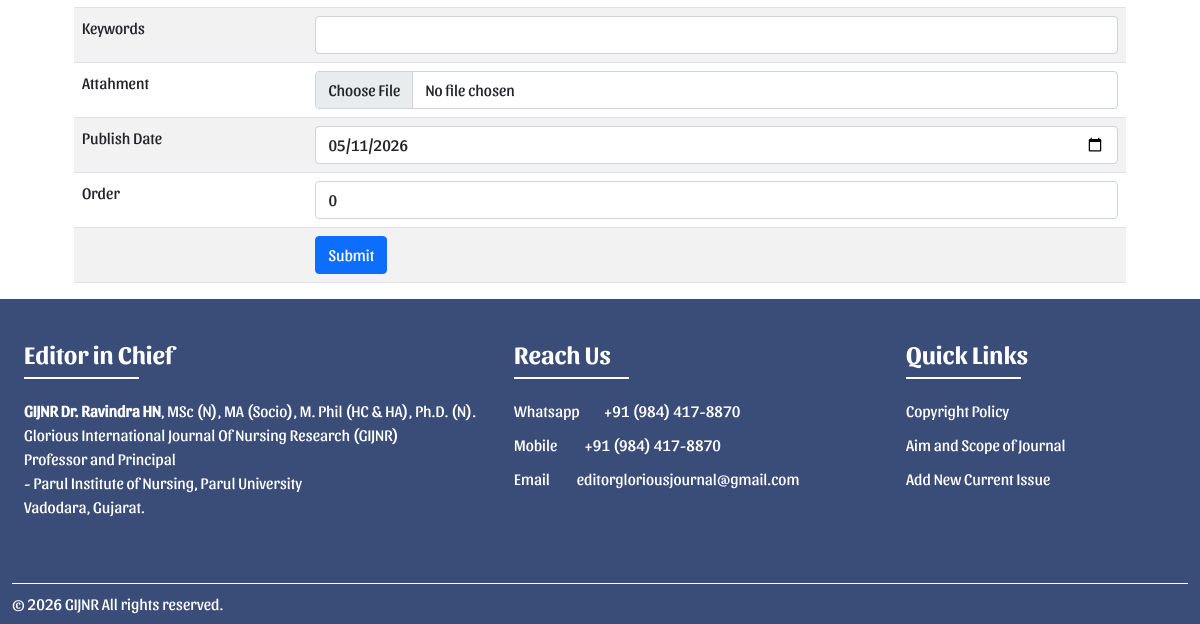
Page /current-issue-add.php (signed in, lower part) on the earlier database version.
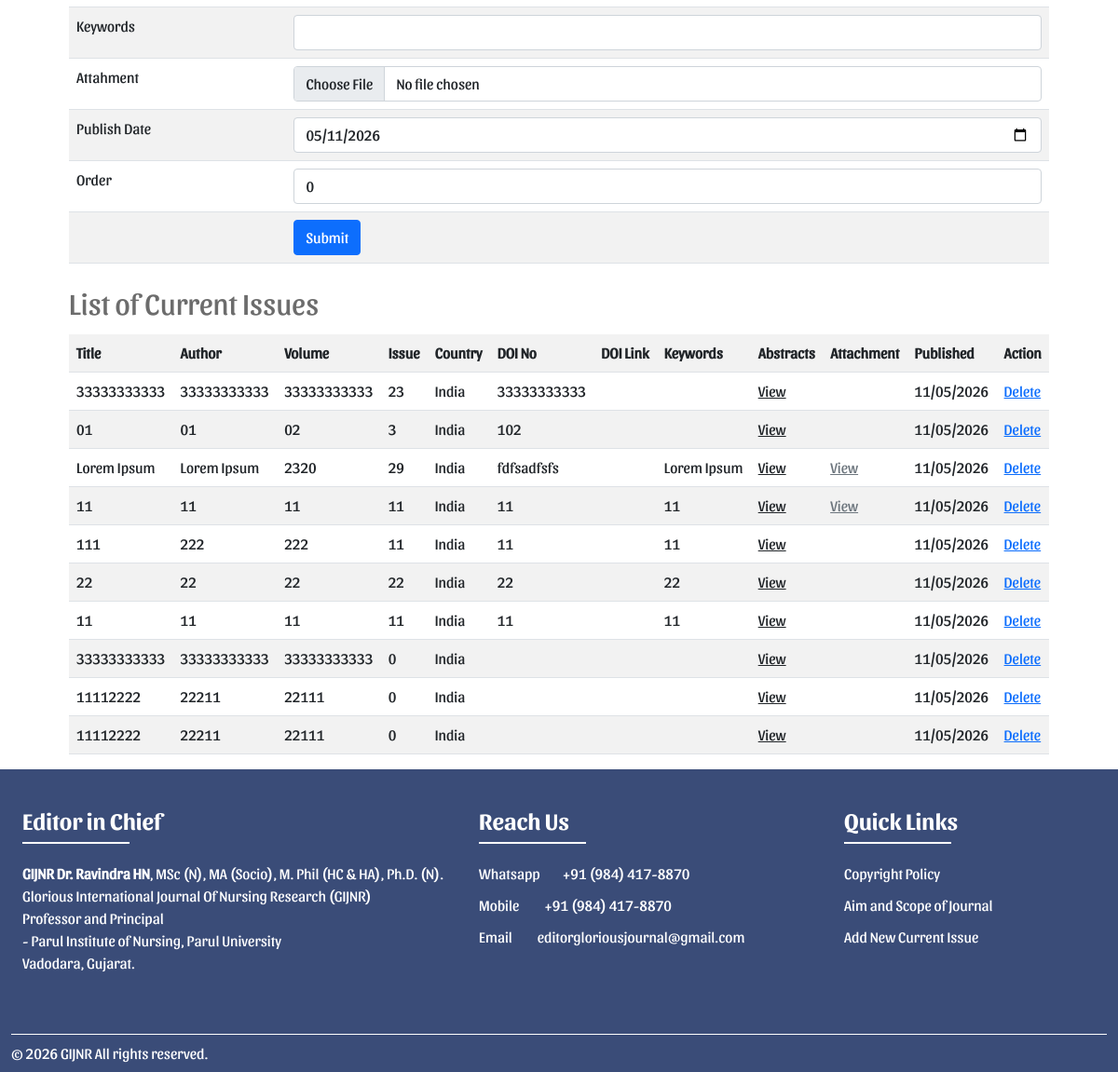
Same page on the later database version.
### tables this page shows
CREATE TABLE `current_issue` (
  `id` int(11) NOT NULL,
  `publish_date` date DEFAULT NULL,
  `title` varchar(255) DEFAULT NULL,
  `author_description` text DEFAULT NULL,
  `volume` varchar(255) DEFAULT NULL,
  `issue` int(11) NOT NULL DEFAULT 0,
  `country` varchar(255) DEFAULT 'India',
  `doi_no` varchar(255) DEFAULT NULL,
  `doi_link` text DEFAULT NULL,
  `abstract` text DEFAULT NULL,
  `keywords` text DEFAULT NULL,
  `attachment` varchar(255) DEFAULT NULL,
  `add_field_1` text DEFAULT NULL,
  `add_field_2` text DEFAULT NULL,
  `display_order` int(11) NOT NULL DEFAULT 0,
  `created_at` datetime DEFAULT NULL,
  `updated_at` timestamp NOT NULL DEFAULT current_timestamp(),
  `active_status` varchar(4) NOT NULL DEFAULT 'Y',
  `deleted_status` varchar(4) NOT NULL DEFAULT 'N'
);

### connection.php (called while the page is built, shortened)
<?php
$url = "http://localhost/gloriousjournal_com/";
?>

### current-issue-add.php (the view, shortened to what this page needs)
<?php
include "connection.php";
$date = date('Y-m-d');
$sqlGetRecentRecords = "SELECT * FROM current_issue ORDER BY id DESC LIMIT 0,10";
$stmt = $conn->prepare($sqlGetRecentRecords);
$stmt->execute();
$result = $stmt->fetchAll(PDO::FETCH_ASSOC);
?>
<!DOCTYPE html>
<html lang="en">
<head>
    <?php include "include/head.php";?>
</head>
<body>
    <?php include "include/header.php";?>
    <section class="hero1">
        <div class="container custom-container-width">
            <div class="container">
                <div class="row">
                    <div class="col-12">
                        <form name="current-issue-add" method="post" action="" enctype="multipart/form-data">
                            <table class="table table-striped">
                                <tr>
                                    <td>Abstract</td>
                                    <td><textarea name="abstract" class="form-control" rows="10"></textarea></td>
                                </tr>
                                <tr>
                                    <td>Keywords</td>
                                    <td><input type="text" class="form-control" name="keywords" value="" /></td>
                                </tr>
                                <tr>
                                    <td>Attahment</td>
                                    <td><input type="file" class="form-control" name="attachment" value="" /></td>
                                </tr>
                                <tr>
                                    <td>Publish Date</td>
                                    <td><input type="date" class="form-control" name="publish_date" value="<?php echo $date;?>" /></td>
                                </tr>
                                <tr>
                                    <td>Order</td>
                                    <td><input type="text" class="form-control" name="display_order" value="0" /></td>
                                </tr>
                                <tr>
                                    <td></td>
                                    <td><input type="submit" name="submit" value="Submit" class="btn btn-primary" /></td>
                                </tr>
                            </table>
                        </form>
                    </div>
                </div>
                <?php
                if($result && $result != false){
                    ?>
                    <h2>List of Current Issues</h2>
                    <table class="table table-striped">
                        <tr>
                            <th>Title</th>
                            <th>Author</th>
                            <th>Volume</th>
                            <th>Issue</th>
                            <th>Country</th>
                            <th>DOI No</th>
                            <th>DOI Link</th>
                            <th>Keywords</th>
                            <th>Abstracts</th>
                            <th>Attachment</th>
                            <th>Published</th>
                            <th>Action</th>
                        </tr>
                    <?php
                    foreach($result as $data){
                        ?>
                        <tr>
                            <td><?php echo $data['title'];?></td>
                            <td><?php echo $data['author_description'];?></td>
                            <td><?php echo $data['volume'];?></td>
                            <td><?php echo $data['issue'];?></td>
                            <td><?php echo $data['country'];?></td>
                            <td><?php echo $data['doi_no'];?></td>
                            <td><?php echo $data['dot_link'];?></td>
                            <td><?php echo $data['keywords'];?></td>
                            <td>
                                <div onclick="openPopup()" style="cursor:pointer;text-decoration:underline;">View</div>
                            </td>
                            <td>
                                <?php if($data['attachment'] != ""){?>
                                <a class="text-secondary" href="<?php echo $url."uploads/".$data['attachment'];?>" target="_blank">View</a>
                                <?php }?>
                            </td>
                            <td><?php echo date('d/m/Y',strtotime($data['publish_date']));?></td>
                            <td><a href="javascript:void(0)" onclick="return fnDeleteConfirm(<?php echo $data['id'];?>)">Delete</a></td>
                        </tr>
                        <?php
                    }
                    ?>
                    </table>
                    <?php
                }
                ?>
            </div>
        </div>
    </section>
    <?php include 'include/footer.php';?>
</body>
</html>

Differences in the rows shown:
added current_issue: title "33333333333", author_description "33333333333", volume "33333333333", issue "23", country "India", doi_no "33333333333", publish_date "11/05/2026"
added current_issue: title "01", author_description "01", volume "02", issue "3", country "India", doi_no "102", publish_date "11/05/2026"
added current_issue: title "Lorem Ipsum", author_description "Lorem Ipsum", volume "2320", issue "29", country "India", doi_no "fdfsadfsfs", keywords "Lorem Ipsum", publish_date "11/05/2026"
added current_issue: title "11", author_description "11", volume "11", issue "11", country "India", doi_no "11", keywords "11", publish_date "11/05/2026"
added current_issue: title "111", author_description "222", volume "222", issue "11", country "India", doi_no "11", keywords "11", publish_date "11/05/2026"
added current_issue: title "22", author_description "22", volume "22", issue "22", country "India", doi_no "22", keywords "22", publish_date "11/05/2026"
added current_issue: title "11", author_description "11", volume "11", issue "11", country "India", doi_no "11", keywords "11", publish_date "11/05/2026"
added current_issue: title "33333333333", author_description "33333333333", volume "33333333333", issue "0", country "India", publish_date "11/05/2026"
added current_issue: title "11112222", author_description "22211", volume "22111", issue "0", country "India", publish_date "11/05/2026"
added current_issue: title "11112222", author_description "22211", volume "22111", issue "0", country "India", publish_date "11/05/2026"
Other differences:
text now shown: "List of Current Issues Title Author Volume Issue Country DOI No DOI Link Keywords Abstracts Attachment Published Action"
